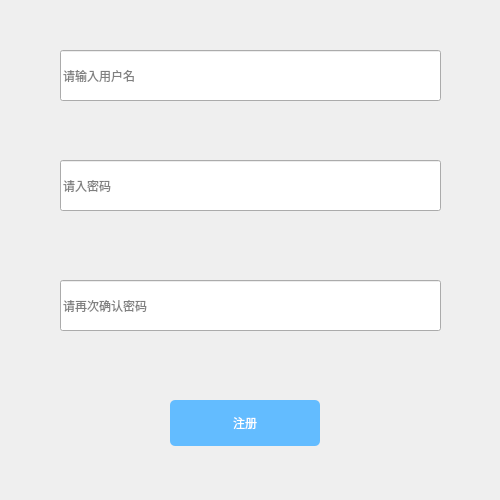
<?xml version="1.0" encoding="UTF-8"?>
<ui version="4.0">
 <class>RegisterDialog</class>
 <widget class="QDialog" name="RegisterDialog">
  <property name="geometry">
   <rect>
    <x>0</x>
    <y>0</y>
    <width>500</width>
    <height>500</height>
   </rect>
  </property>
  <property name="windowTitle">
   <string>Dialog</string>
  </property>
  <widget class="QLineEdit" name="lineEdit_repass">
   <property name="geometry">
    <rect>
     <x>60</x>
     <y>280</y>
     <width>381</width>
     <height>51</height>
    </rect>
   </property>
   <property name="placeholderText">
    <string>请再次确认密码</string>
   </property>
  </widget>
  <widget class="QPushButton" name="pushButton">
   <property name="geometry">
    <rect>
     <x>170</x>
     <y>400</y>
     <width>150</width>
     <height>46</height>
    </rect>
   </property>
   <property name="styleSheet">
    <string notr="true">#pushButton{
background-color: rgb(99, 188, 255);
color: rgb(255, 255, 255);
border-radius: 5px;
}
#pushButton:hover{
background-color: rgb(99, 170, 255);
color: rgb(255, 255, 255);
border-radius: 5px;
}
#pushButton:pressed{
background-color: rgb(99, 188, 255);
color: rgb(255, 255, 255);
border-radius: 5px;
padding-left:2px;
padding-top:2px;
}</string>
   </property>
   <property name="text">
    <string>注册</string>
   </property>
  </widget>
  <widget class="QLineEdit" name="lineEdit_name">
   <property name="geometry">
    <rect>
     <x>60</x>
     <y>50</y>
     <width>381</width>
     <height>51</height>
    </rect>
   </property>
   <property name="placeholderText">
    <string>请输入用户名</string>
   </property>
  </widget>
  <widget class="QLineEdit" name="lineEdit_password">
   <property name="geometry">
    <rect>
     <x>60</x>
     <y>160</y>
     <width>381</width>
     <height>51</height>
    </rect>
   </property>
   <property name="placeholderText">
    <string>请入密码</string>
   </property>
  </widget>
 </widget>
 <resources/>
 <connections/>
</ui>
